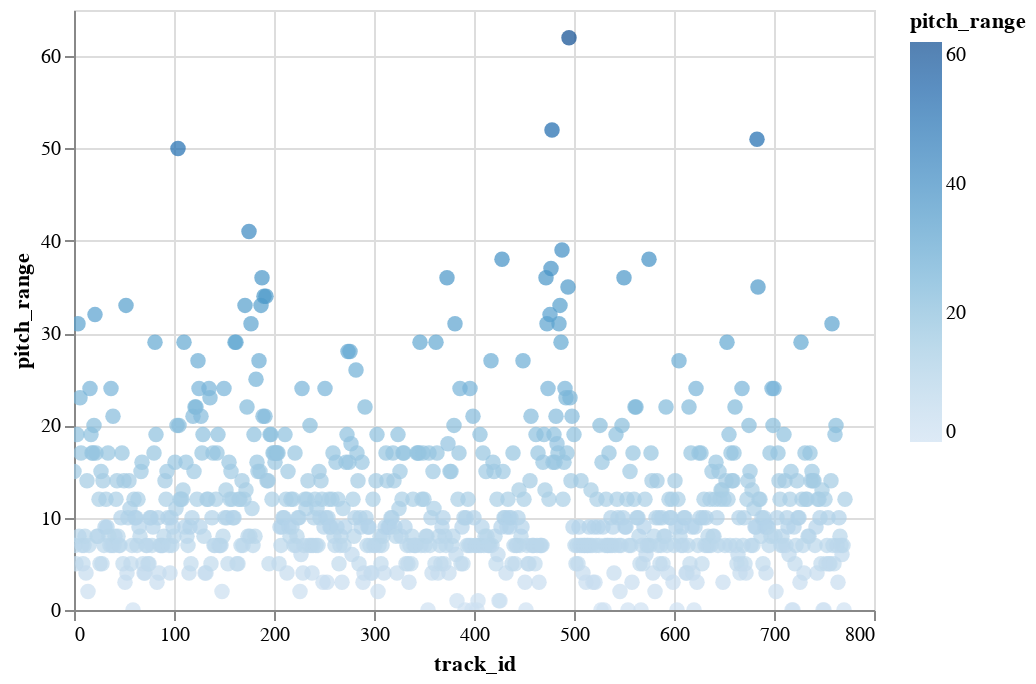

The notebook cell this image was saved under:
### Code cell
alt.Chart(tracks_filtered_df[['track_id', 'pitch_range']]).mark_circle(size=60).encode(
    x='track_id',
    y='pitch_range',
    color='pitch_range',
    tooltip=['track_id']
).interactive()

### Figure 1 — Vega-Lite specification as saved in the notebook (floating-point values rounded to 4 significant figures; data arrays with more than 128 entries replaced by an {"elided": "..."} marker saying what was removed)
{"config": {"view": {"continuousWidth": 400, "continuousHeight": 300}}, "data": {"name": "data-3b49beccce43d295f36267848e065a09"}, "mark": {"type": "circle", "size": 60}, "encoding": {"color": {"type": "quantitative", "field": "pitch_range"}, "tooltip": [{"type": "quantitative", "field": "track_id"}], "x": {"type": "quantitative", "field": "track_id"}, "y": {"type": "quantitative", "field": "pitch_range"}}, "selection": {"selector010": {"type": "interval", "bind": "scales", "encodings": ["x", "y"]}}, "$schema": "https://vega.github.io/schema/vega-lite/v4.8.1.json", "datasets": {"data-3b49beccce43d295f36267848e065a09": {"elided": "772 records"}}}
